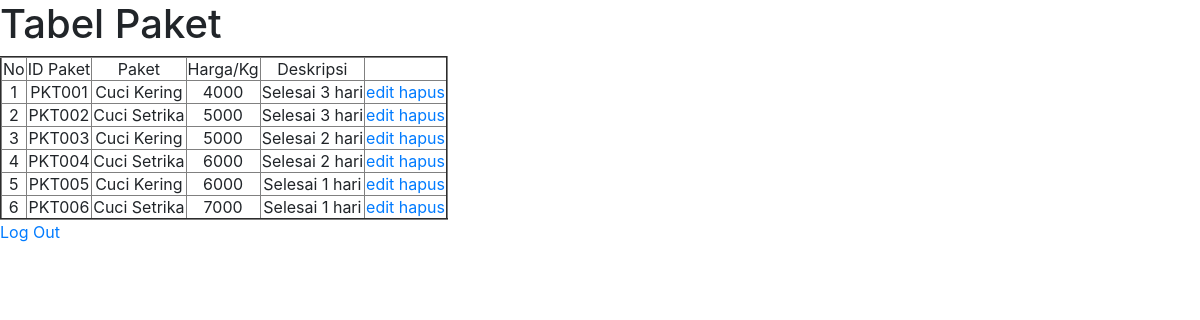
/paket.php, run on the app's committed database.
### tables this page shows
CREATE TABLE `tb_paket` (
  `id_paket` varchar(10) NOT NULL,
  `paket` varchar(100) NOT NULL,
  `harga_kilo` int NOT NULL,
  `deskripsi` varchar(255) NOT NULL
);

### paket.php (the view, shortened to what this page needs)
<?php
require ("koneksi.php");
?>
<html>
<head>
        <link rel="stylesheet" href="https://cdn.jsdelivr.net/npm/bootstrap@4.3.1/dist/css/bootstrap.min.css">
</head>
    <body>
        <h1>Tabel Paket</h1>
        <table border='2' style="text-align:center">
            <tr>
                <td>No</td>
                <td>ID Paket</td>
                <td>Paket</td>
                <td>Harga/Kg</td>
                <td>Deskripsi</td>
                <td colspan="2"></td>
            </tr>
            <?php
            $query  = "SELECT * FROM tb_paket";
            $result = mysqli_query($koneksi, $query);
            $no     = 1;
            while ($row = mysqli_fetch_array($result)){
                $pkt   = $row['id_paket'];
                $paket = $row['paket'];
                $harga = $row['harga_kilo'];
                $des   = $row['deskripsi'];
            ?>
            <tr>
                <td><?php echo $no; ?></td>
                <td><?php echo $pkt; ?></td>
                <td><?php echo $paket; ?></td>
                <td><?php echo $harga; ?></td>
                <td><?php echo $des; ?></td>
                <td>
                <a href="editpaket.php?id_paket=<?php echo $row['id_paket']; ?>">edit</a>
                <a href="hapuspaket.php?id_paket=<?php echo $row['id_paket']; ?>">hapus</a>
            </td>
            </tr>
            <?php
            $no++;
            }?>
        </table>
        <a href="login.php">Log Out</a>
    </body>
</html>

### data on the page
tb_paket: id_paket "PKT001", paket "Cuci Kering", harga_kilo "4000", deskripsi "Selesai 3 hari"
tb_paket: id_paket "PKT002", paket "Cuci Setrika", harga_kilo "5000", deskripsi "Selesai 3 hari"
tb_paket: id_paket "PKT003", paket "Cuci Kering", harga_kilo "5000", deskripsi "Selesai 2 hari"
tb_paket: id_paket "PKT004", paket "Cuci Setrika", harga_kilo "6000", deskripsi "Selesai 2 hari"
tb_paket: id_paket "PKT005", paket "Cuci Kering", harga_kilo "6000", deskripsi "Selesai 1 hari"
tb_paket: id_paket "PKT006", paket "Cuci Setrika", harga_kilo "7000", deskripsi "Selesai 1 hari"
